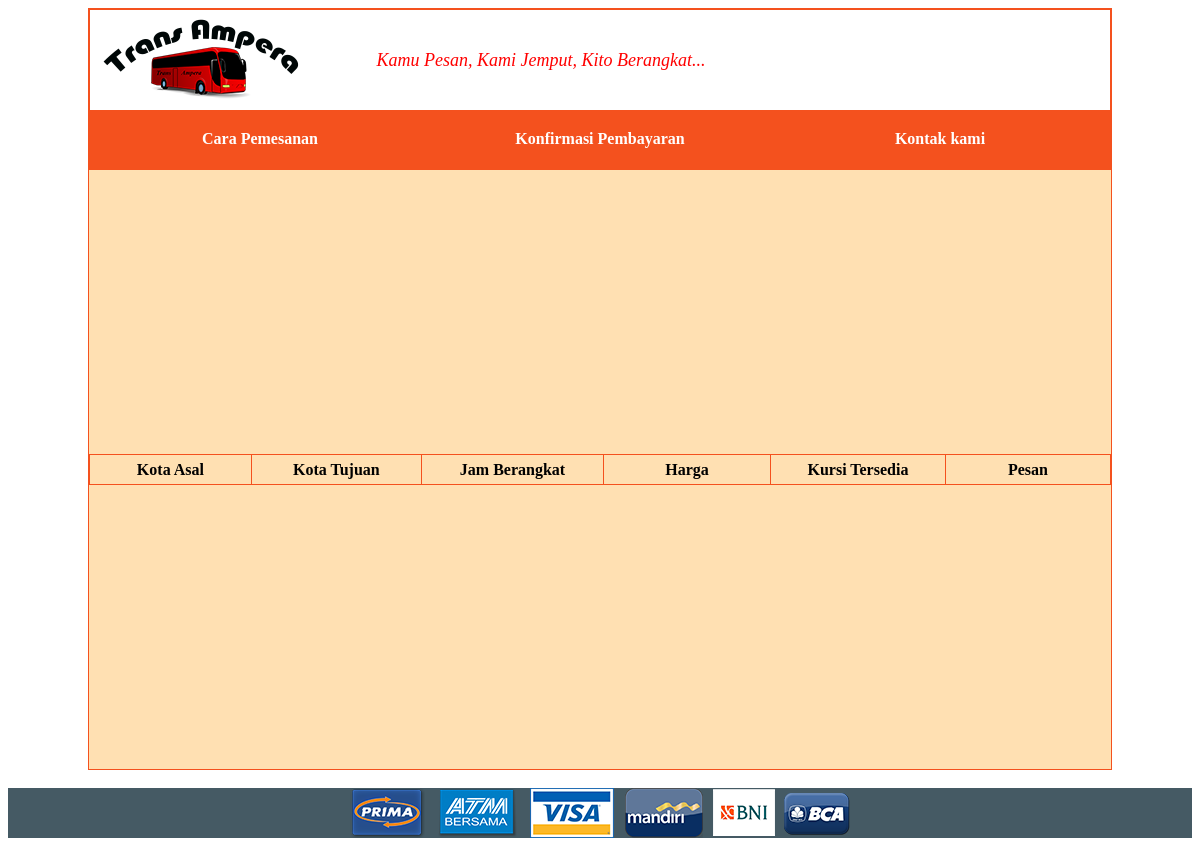
The app's page /prosesCari.php, older data.
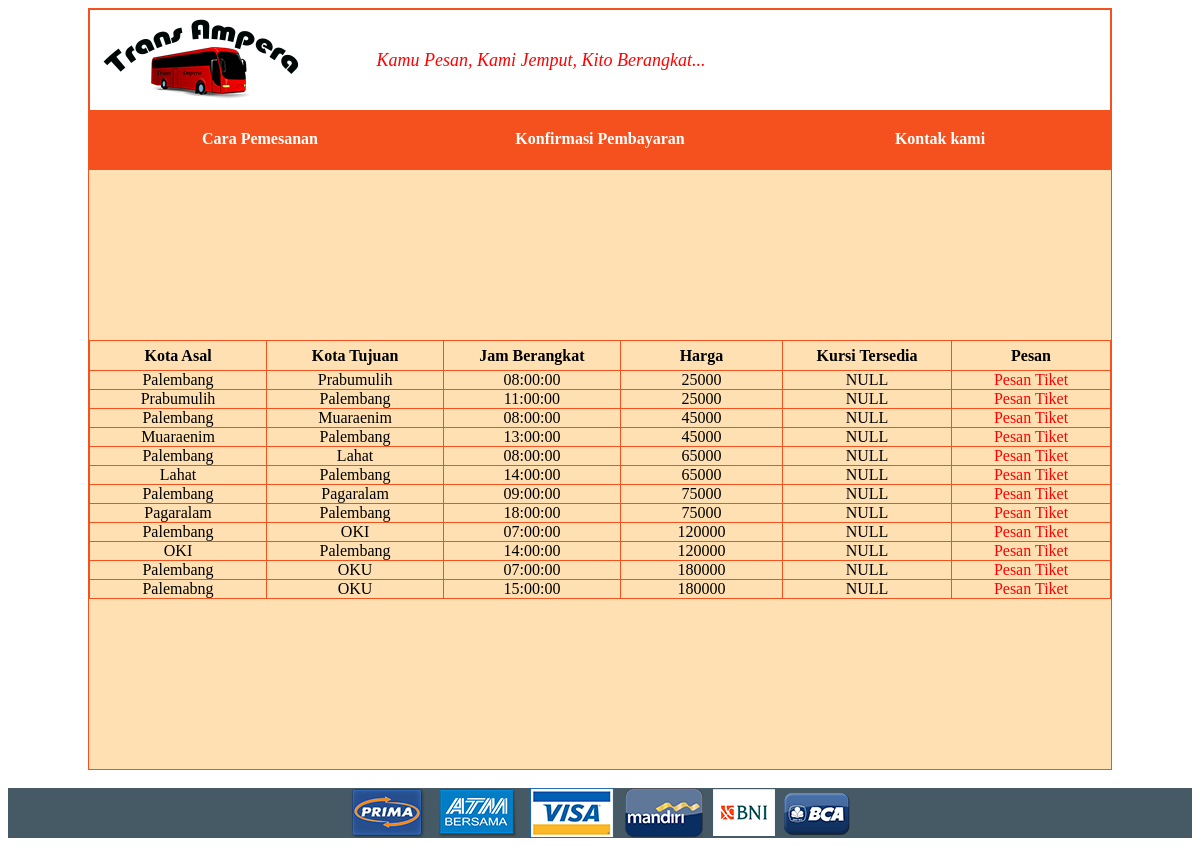
The same page, newer data.
### tables this page shows
CREATE TABLE IF NOT EXISTS `tb_keberangkatan` (
  `id_keberangkatan` varchar(4) NOT NULL,
  `id_bus` varchar(3) NOT NULL,
  `kota_asal` varchar(100) NOT NULL,
  `kota_tujuan` varchar(100) NOT NULL,
  `jam_berangkat` time NOT NULL,
  `harga` int(12) NOT NULL
);

### prosesCari.php (the view, shortened to what this page needs)
<html>
	<head>
	</head>
	<body>
		<table border="1" width="1000" align="center" bgcolor="#FFE0B2">
			<tr>
				<td>
					<table border="1" align="center" width="800" height="100">
						<tr>
							<td>
								<table border="0" bgcolor="white" align="center">
									<tr>
										<td rowspan="2" width="50">
										<a class="two" href="index.php"><img src="image/palak.png"></a>
										</td>
										<td colspan="4" rowspan="2" align="center">
											<font size="4" face="Cooper black" color="Red"><i>Kamu Pesan, Kami Jemput, Kito Berangkat...</i></font>
										</td>
									</tr>
									<tr>
										<td>&nbsp;</td>
									</tr>
									<tr>
										<td bgcolor="#F4511E" align="center" colspan="2">
											<a class="one" href="index.php?page=carapemesanan">Cara Pemesanan</a>
										</td>
										<td bgcolor="#F4511E" align="center" colspan="2">
											<a class="one" href="index.php?page=pemesanan">Konfirmasi Pembayaran</a>
										</td>
										<td bgcolor="#F4511E" align="center" colspan="2">
											<a class="one" href="index.php?page=kontakkami">Kontak kami</a>
										</td>
									</tr>
								</table>
							</td>
						</tr>
					</table>
				</td>
			</tr>
			<tr>
				<td align="center" height="600">
	<table border="1" align="center">
		<tr>
			<th width="300" height="30" align="center">Kota Asal</th>
			<th width="300" height="30" align="center">Kota Tujuan</th>
			<th width="300" height="30" align="center">Jam Berangkat</th>
			<th width="300" height="30" align="center">Harga</th>
			<th width="300" height="30" align="center">Kursi Tersedia</th>
			<th width="300" height="30" align="center">Pesan</th>
		</tr>
	<?php
		$query =  "select * from tb_keberangkatan where kota_asal LIKE '%".$_GET['Asal']."%' and kota_tujuan LIKE '%".$_GET['Tujuan']."%'
            ";
		$hasil = mysql_query($query)or die (mysql_error());
		while($data =  mysql_fetch_array($hasil))
		{
			echo "<tr>
			<td align='center'>".$data['kota_asal']."
			</td>
			<td align='center'>".$data['kota_tujuan']."
			</td>
			<td align='center'>".$data['jam_berangkat']."
			</td>
			<td align='center'>".$data['harga']."
			</td>
			<td align='center'>NULL
			</td>
			<td align='center'><a class='two' href='index.php?page=pemesanan&id_keberangkatan=".$data['id_keberangkatan']."'>Pesan Tiket</a>
			</td>
		</tr>";
		}
	?>
	</table>
				</td>
			</tr>
		</table>
		<br>
	<table border="0" width="100%">
		<tr>
			<td bgcolor="#455A64" align="center">
				<img src="image/bayar.png">
			</td>
		</tr>
	</table>
	</body>
</html>

### prosesCari.php (style rules this page uses)
table,tr,td { border-collapse: collapse; border-color: #F4511E; padding: 0px; }
a.one:link, a.one:visited { display: block; font-weight: bold; color: #ffffff; background-color: #F4511E; width: 300px; text-align: center; padding: 20px; text-decoration: none; }
a.two:link, a.two:visited { color: red; background-color: transparent; text-decoration: none; }

Row changes from the older to the newer data that the page shows:
added tb_keberangkatan: kota_asal "Palembang", kota_tujuan "Prabumulih", jam_berangkat "08:00:00", harga "25000"
added tb_keberangkatan: kota_asal "Prabumulih", kota_tujuan "Palembang", jam_berangkat "11:00:00", harga "25000"
added tb_keberangkatan: kota_asal "Palembang", kota_tujuan "Muaraenim", jam_berangkat "08:00:00", harga "45000"
added tb_keberangkatan: kota_asal "Muaraenim", kota_tujuan "Palembang", jam_berangkat "13:00:00", harga "45000"
added tb_keberangkatan: kota_asal "Palembang", kota_tujuan "Lahat", jam_berangkat "08:00:00", harga "65000"
added tb_keberangkatan: kota_asal "Lahat", kota_tujuan "Palembang", jam_berangkat "14:00:00", harga "65000"
added tb_keberangkatan: kota_asal "Palembang", kota_tujuan "Pagaralam", jam_berangkat "09:00:00", harga "75000"
added tb_keberangkatan: kota_asal "Pagaralam", kota_tujuan "Palembang", jam_berangkat "18:00:00", harga "75000"
added tb_keberangkatan: kota_asal "Palembang", kota_tujuan "OKI", jam_berangkat "07:00:00", harga "120000"
added tb_keberangkatan: kota_asal "OKI", kota_tujuan "Palembang", jam_berangkat "14:00:00", harga "120000"
added tb_keberangkatan: kota_asal "Palembang", kota_tujuan "OKU", jam_berangkat "07:00:00", harga "180000"
added tb_keberangkatan: kota_asal "Palemabng", kota_tujuan "OKU", jam_berangkat "15:00:00", harga "180000"
